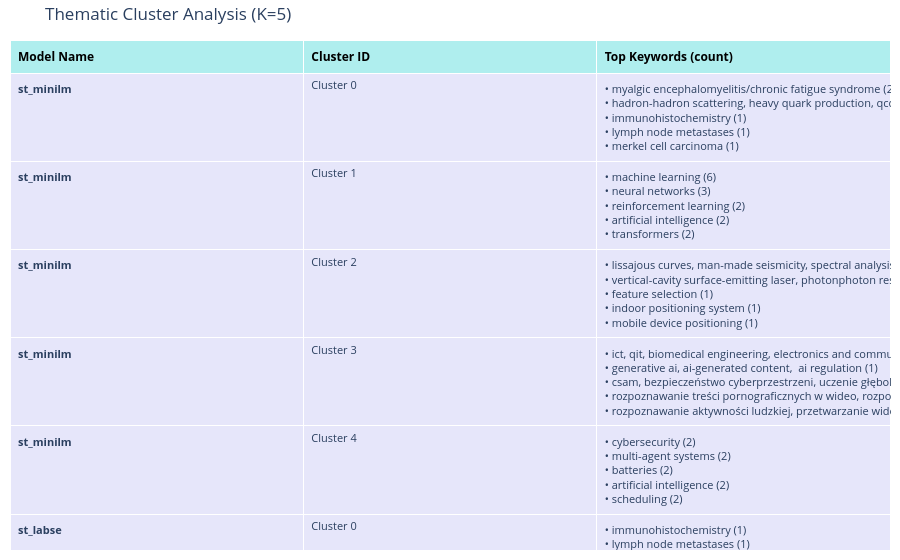

Notebook code cell kept with this figure:
### Code cell
generate_keywords_table(models_to_test, embeddings_dict, articles, k=5)

### Figure 1 — Plotly figure (JSON) as saved in the notebook; plotly's stock layout.template omitted (floating-point values rounded to 4 significant figures)
{"data": [{"cells": {"align": "left", "fill": {"color": "lavender"}, "font": {"size": 11}, "height": 30, "values": [["<b>st_minilm</b>", "<b>st_minilm</b>", "<b>st_minilm</b>", "<b>st_minilm</b>", "<b>st_minilm</b>", "<b>st_labse</b>", "<b>st_labse</b>", "<b>st_labse</b>", "<b>st_labse</b>", "<b>st_labse</b>", "<b>fasttext</b>", "<b>fasttext</b>", "<b>fasttext</b>", "<b>fasttext</b>", "<b>fasttext</b>", "<b>glove</b>", "<b>glove</b>", "<b>glove</b>", "<b>glove</b>", "<b>glove</b>"], ["Cluster 0", "Cluster 1", "Cluster 2", "Cluster 3", "Cluster 4", "Cluster 0", "Cluster 1", "Cluster 2", "Cluster 3", "Cluster 4", "Cluster 0", "Cluster 1", "Cluster 2", "Cluster 3", "Cluster 4", "Cluster 0", "Cluster 1", "Cluster 2", "Cluster 3", "Cluster 4"], ["• myalgic encephalomyelitis/chronic fatigue syndrome (2)<br>• hadron-hadron scattering, heavy quark production, qcd (1)<br>• immunohistochemistry (1)<br>• lymph node metastases (1)<br>• merkel cell carcinoma (1)", "• machine learning (6)<br>• neural networks (3)<br>• reinforcement learning (2)<br>• artificial intelligence (2)<br>• transformers (2)", "• lissajous curves, man-made seismicity, spectral analysis, time–frequency analysis, urban seismology (1)<br>• vertical-cavity surface-emitting laser, photonphoton resonance, injection-locking, coupled cavity laser (1)<br>• feature selection (1)<br>• indoor positioning system (1)<br>• mobile device positioning (1)", "• ict, qit, biomedical engineering, electronics and communications engineering, sensors, quantum machine learning, quantum internet, quantum computing, cybersecurity, quantum networks, quantum sensors (3)<br>• generative ai, ai-generated content,  ai regulation (1)<br>• csam, bezpieczeństwo cyberprzestrzeni, uczenie głębokie,\nrozpoznawanie obrazów, detekcja obiektów (1)<br>• rozpoznawanie treści pornograficznych w wideo, rozpoznawanie\naktywności ludzkiej, przetwarzanie wideo, sieci neuronowe (1)<br>• rozpoznawanie aktywności ludzkiej, przetwarzanie wideo, sieci\nneuronowe (1)", "• cybersecurity (2)<br>• multi-agent systems (2)<br>• batteries (2)<br>• artificial intelligence (2)<br>• scheduling (2)", "• immunohistochemistry (1)<br>• lymph node metastases (1)<br>• merkel cell carcinoma (1)<br>• agent systems (1)<br>• agent-based systems (1)", "• machine learning (7)<br>• reinforcement learning (2)<br>• neural networks (2)<br>• transformers (2)<br>• ifs, discrete space (1)", "• ict, qit, biomedical engineering, electronics and communications engineering, sensors, quantum machine learning, quantum internet, quantum computing, cybersecurity, quantum networks, quantum sensors (3)<br>• honeypots (1)<br>• dionaea (1)<br>• malware analysis (1)<br>• cybersecurity (1)", "• artificial intelligence (2)<br>• cad, optimal design, deterministic algorithms, evolutionary algorithms (1)<br>• lasso (1)<br>• linear regression (1)<br>• open data (1)", "• artificial intelligence (2)<br>• cognitive agents (1)<br>• large language models (1)<br>• agile software project management (1)<br>• scaled agile framework (1)", "• intensity modulated radiation therapy (imrt), genetic algorithms, generalized\nequivalent uniform dose (geud), multi-objective optimization, bi-level optimization. (1)<br>• covid-19/complications, fatigue syndrome, chronic, post-acute covid-19 syndrome (1)", "• artificial intelligence (2)<br>• multi-agent systems (2)<br>• hadron-hadron scattering, heavy quark production, qcd (1)<br>• cad, optimal design, deterministic algorithms, evolutionary algorithms (1)<br>• vertical-cavity surface-emitting laser, photonphoton resonance, injection-locking, coupled cavity laser (1)", "• immunohistochemistry (1)<br>• lymph node metastases (1)<br>• merkel cell carcinoma (1)<br>• steganography, covert channels, information hiding, side channels (1)<br>• artificial intelligence (1)", "• csam, bezpieczeństwo cyberprzestrzeni, uczenie głębokie,\nrozpoznawanie obrazów, detekcja obiektów (1)<br>• rozpoznawanie treści pornograficznych w wideo, rozpoznawanie\naktywności ludzkiej, przetwarzanie wideo, sieci neuronowe (1)<br>• rozpoznawanie aktywności ludzkiej, przetwarzanie wideo, sieci\nneuronowe (1)<br>• telekomunikacja światłowodowa, telekomunikacja optyczna, światłowody telekomunikacyjne, fotonika, optoelektronika (1)<br>• technologie satelitarne i kosmiczne, małe satelity, mikrosatelity, standardy smallsat, nasa, esa, polsa, openspace, space 4.0 (1)", "• machine learning (7)<br>• neural networks (3)<br>• ict, qit, biomedical engineering, electronics and communications engineering, sensors, quantum machine learning, quantum internet, quantum computing, cybersecurity, quantum networks, quantum sensors (3)<br>• reinforcement learning (2)<br>• batteries (2)", "• intensity modulated radiation therapy (imrt), genetic algorithms, generalized\nequivalent uniform dose (geud), multi-objective optimization, bi-level optimization. (1)", "• covid-19/complications, fatigue syndrome, chronic, post-acute covid-19 syndrome (1)", "• csam, bezpieczeństwo cyberprzestrzeni, uczenie głębokie,\nrozpoznawanie obrazów, detekcja obiektów (1)<br>• rozpoznawanie treści pornograficznych w wideo, rozpoznawanie\naktywności ludzkiej, przetwarzanie wideo, sieci neuronowe (1)<br>• rozpoznawanie aktywności ludzkiej, przetwarzanie wideo, sieci\nneuronowe (1)<br>• telekomunikacja światłowodowa, telekomunikacja optyczna, światłowody telekomunikacyjne, fotonika, optoelektronika (1)<br>• technologie satelitarne i kosmiczne, małe satelity, mikrosatelity, standardy smallsat, nasa, esa, polsa, openspace, space 4.0 (1)", "• artificial intelligence (3)<br>• cad, optimal design, deterministic algorithms, evolutionary algorithms (1)<br>• immunohistochemistry (1)<br>• lymph node metastases (1)<br>• merkel cell carcinoma (1)", "• machine learning (7)<br>• neural networks (3)<br>• ict, qit, biomedical engineering, electronics and communications engineering, sensors, quantum machine learning, quantum internet, quantum computing, cybersecurity, quantum networks, quantum sensors (3)<br>• cybersecurity (2)<br>• reinforcement learning (2)"]]}, "header": {"align": "left", "fill": {"color": "paleturquoise"}, "font": {"color": "black", "size": 12}, "values": ["<b>Model Name</b>", "<b>Cluster ID</b>", "<b>Top Keywords (count)</b>"]}, "type": "table"}], "layout": {"margin": {"b": 10, "l": 10, "r": 10, "t": 40}, "title": {"text": "Thematic Cluster Analysis (K=5)"}}}
